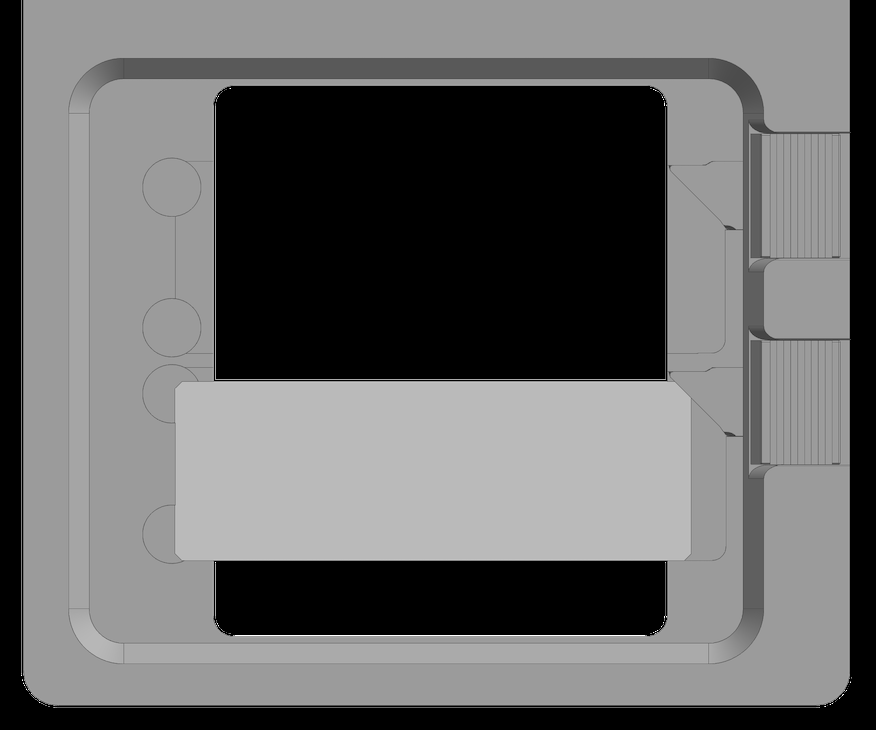
#> input picture control/Sketch.png, 876 x 730 px
$ python -i utils.py   (imports and definitions only)   (older library calls are emulated)
#> lines starting #> are read from the running program, lines starting #| are printed output that depends on the picture
#> further down, picture is the input picture: shape (730, 876, 3); min 0, max 255, mean 103.4
import cv2
from numpy import std, square, mean
import numpy as np
from scipy.ndimage import label


# [9 lines left out: function crop_image, not called in this run]


def calculate_focus_measure(image, method='LAPE'):
#> called with method = 'LAPE'
    if len(image.shape) == 3:
        image = cv2.cvtColor(image, cv2.COLOR_RGB2GRAY)  # optional
    if method == 'LAPE':
        if image.dtype == np.uint16:
            lap = cv2.Laplacian(image, cv2.CV_32F)
        else:
            lap = cv2.Laplacian(image, cv2.CV_16S)
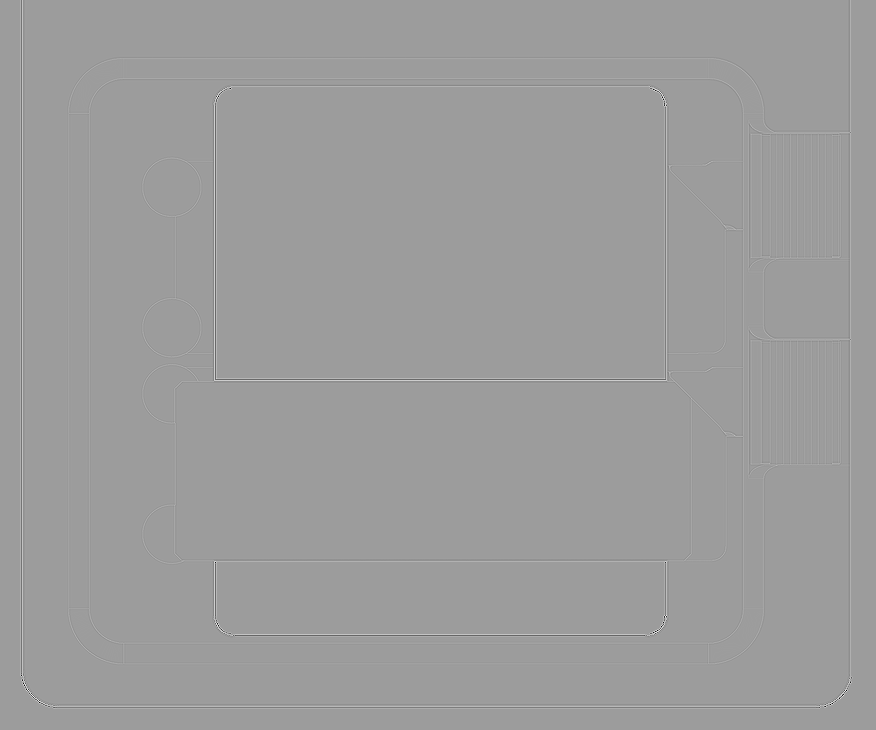
#> lap: shape (730, 876) int16; min -1020, max 638, mean 0; drawn with min black and max white
        focus_measure = mean(square(lap))
#> focus_measure = 215.4
    elif method == 'GLVA':
        focus_measure = np.std(image, axis=None)  # GLVA
    else:
        focus_measure = np.std(image, axis=None)  # GLVA
    return focus_measure


# [116 lines left out: functions unsigned_to_signed, rotate_and_flip_image, generate_dpc, colorize_mask, colorize_mask_get_counts, overlay_mask_dpc and 2 more, not called in this run]

>>> import cv2
>>> picture = cv2.cvtColor(cv2.imread('Sketch.png'), cv2.COLOR_BGR2RGB)
>>> result = calculate_focus_measure(picture)
#> result = 215.4
